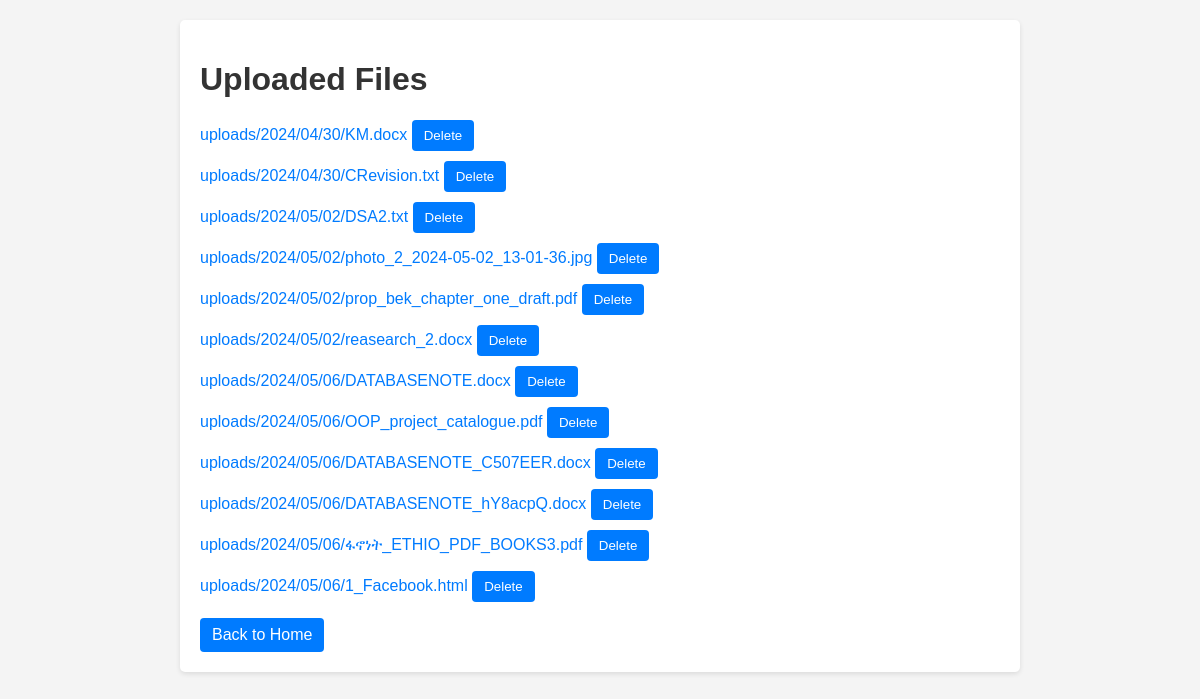
Page /showfile/ on the committed database.
### dashboard/models.py (models this page shows, shortened)
class UploadedFile(models.Model):
    user = models.ForeignKey(User, on_delete=models.CASCADE, null=True, default=None)
    file = models.FileField(upload_to='uploads/%Y/%m/%d/')
    uploaded_at = models.DateTimeField(auto_now_add=True)

### dashboard/views.py (the view, shortened to what this page needs)
# urls.py: path('showfile/', views.file_list, name="showfile"),
def file_list(request):
    files = UploadedFile.objects.all()
    return render(request, 'dashboard/file_list.html', {'files': files})

### dashboard/templates/dashboard/file_list.html (shortened to what this page needs)
<!DOCTYPE html>
<html>
<head>
</head>
<body>
    <div class="container">
        <h1>Uploaded Files</h1>
        <ul>
            {% for file in files %}
                <li>
                    <a href="{% url 'download_file' file.id %}">{{ file.file.name }}</a>
                    <form method="post" action="{% url 'delete' file.id %}" style="display: inline;">
                        <button type="submit" class="btn">Delete</button>
                    </form>
                </li>
            {% endfor %}
        </ul>
        <a href="{% url 'home' %}" class="btn">Back to Home</a>
    </div>
</body>
</html>

### dashboard/templates/dashboard/file_list.html (style rules this page uses)
body { font-family: Arial, sans-serif; margin: 0; padding: 0; background-color: #f4f4f4; }
.container { max-width: 800px; margin: 20px auto; padding: 20px; background-color: #fff; border-radius: 5px; box-shadow: 0 2px 5px rgba(0, 0, 0, 0.1); }
h1 { color: #333; }
ul { list-style-type: none; padding: 0; }
li { margin-bottom: 10px; }
a { color: #007bff; text-decoration: none; }
.btn { display: inline-block; padding: 8px 12px; margin-right: 10px; background-color: #007bff; color: #fff; border: none; border-radius: 4px; cursor: pointer; }

### rows in the picture
UploadedFile: file.name "uploads/2024/04/30/KM.docx"
UploadedFile: file.name "uploads/2024/04/30/CRevision.txt"
UploadedFile: file.name "uploads/2024/05/02/DSA2.txt"
UploadedFile: file.name "uploads/2024/05/02/photo_2_2024-05-02_13-01-36.jpg"
UploadedFile: file.name "uploads/2024/05/02/prop_bek_chapter_one_draft.pdf"
UploadedFile: file.name "uploads/2024/05/02/reasearch_2.docx"
UploadedFile: file.name "uploads/2024/05/06/DATABASENOTE.docx"
UploadedFile: file.name "uploads/2024/05/06/OOP_project_catalogue.pdf"
UploadedFile: file.name "uploads/2024/05/06/DATABASENOTE_C507EER.docx"
UploadedFile: file.name "uploads/2024/05/06/DATABASENOTE_hY8acpQ.docx"
UploadedFile: file.name "uploads/2024/05/06/ፋኖነት_ETHIO_PDF_BOOKS3.pdf"
UploadedFile: file.name "uploads/2024/05/06/1_Facebook.html"
